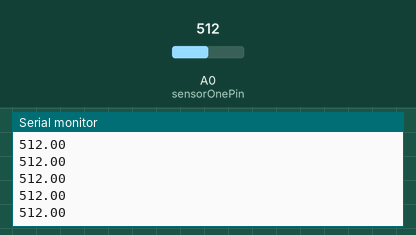
This sketch was run on a simulated Arduino Leonardo, built with avr-gcc and run on an emulated ATmega32U4. Shown: the last lines printed to the serial monitor. The inputs (shaded band) are chosen by the test bench; at power-on: A0 (sensorOnePin) = 512.

Above: at 1.2 s.
1.3 s: A0 (sensorOnePin) set to 716
At 2.0 s:
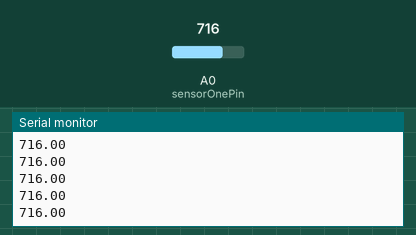
2.8 s: A0 (sensorOnePin) set to 900
At 3.8 s:
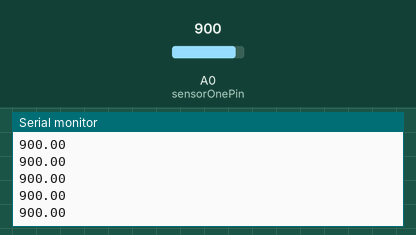
Timing chart, 0 to 5.8 s (numbered marks = the images above; inputs shaded):
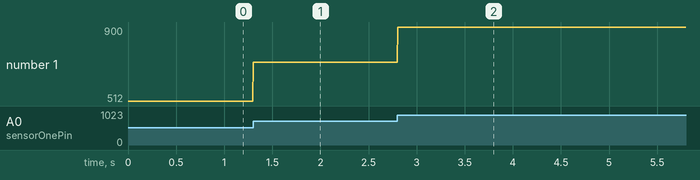

The sketch:

Arduino2018.ino
```cpp
/*
 * This sketch manages the sensors on the Stealth FIRST FRC 4089 robot.
 *
 * The sketch is meant to run on an Adruino Leonardo and includes get functions.
 *
 * This sketch uses: https://www.sparkfun.com/products/8958
 *  2.8V at 15cm
 *  0.4V at 150cm
 */

#include <SoftwareSerial.h>

const unsigned int BAUD_RATE = 9600; //serial
const unsigned int BT_BAUD_RATE = 115200; //bluetooth

const int numSensors = 5;

int readIndex = 0;            // the index of the current reading
double average = 0;
int delayValue = 5;
//pin setup
const int rxpin = 0;
const int txpin = 1;
int sensorOnePin = A0;
int sensorTwoPin = A1;
int sensorThreePin = A2;
int sensorFourPin = A3;
double linearVal = 0;
double sensorVal = 0;

// sensor setup
const int sensor8958MaxV = 2.8;
const int sensor8958MinV = 0.4;
const int sensor8958MinD = 15; //cm
const int sensor8958MaxD = 150; //cm

int distance = 0;               //distance from 9858

void setup() {

  Serial.begin(BAUD_RATE);
  Serial.println("Starting Serial Connection");

}

void loop() {


  sensorVal = analogRead(sensorOnePin);
  Serial.println(sensorVal);
  /*
   *
    Serial.println(analogRead(sensorOnePin));
    Serial.println(analogRead(sensorTwoPin));
    Serial.println(analogRead(sensorThreePin));
    Serial.println(analogRead(sensorFourPin));
    */
    delay(delayValue);
}

int calcDistance(int inputVal){
  linearVal = ((sensor8958MinD*(sensor8958MinV-inputVal)+sensor8958MaxD*(inputVal-sensor8958MaxV))/(sensor8958MinV-sensor8958MaxV));
  linearVal = abs(linearVal);
  return linearVal;
}
```

Measured:
- after the input at 1.3 s, the serial monitor: prints a new line at once (image 1)
- after the input at 2.8 s, the serial monitor: prints a new line at once (image 2)
- plotted number 1: 512 → 716 after the input at 1.3 s, 716 → 900 after the input at 2.8 s
